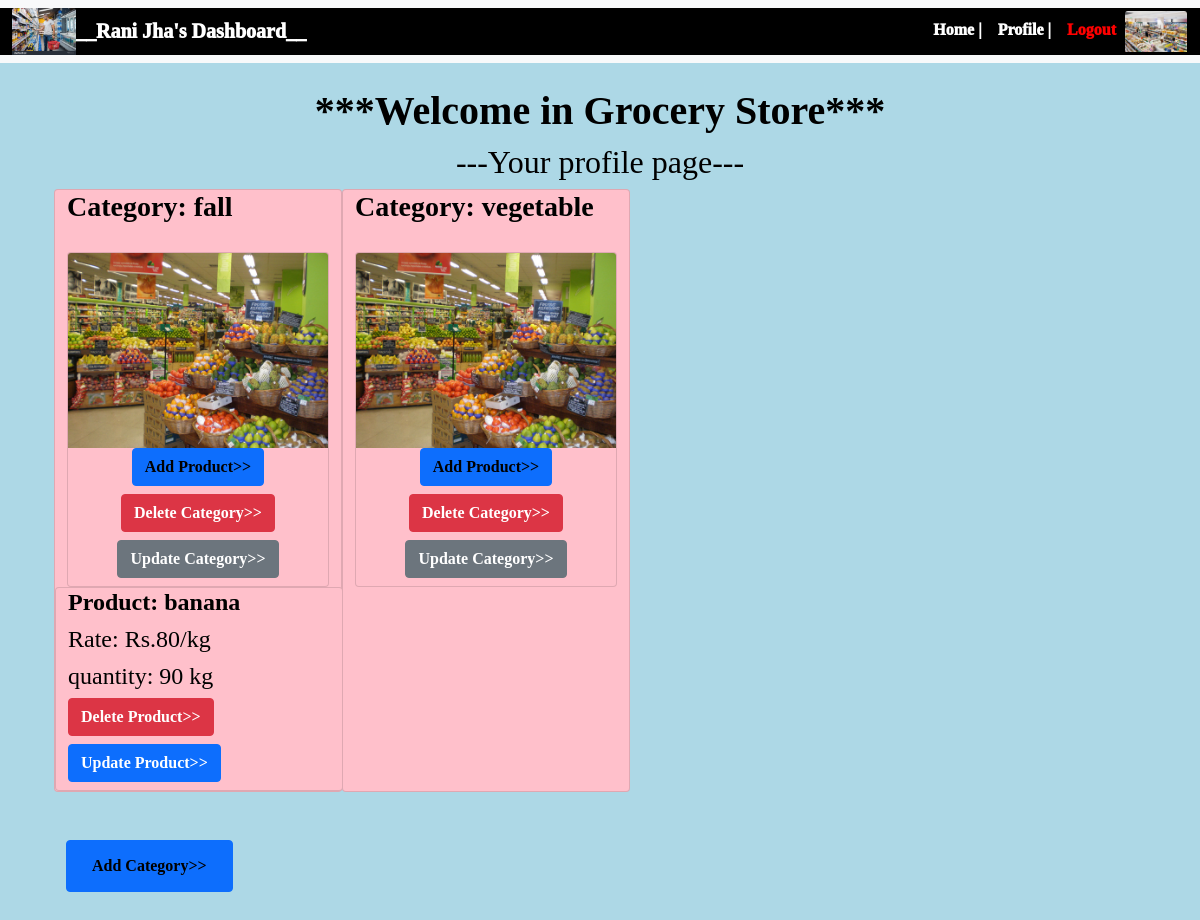
/my_product (signed in), run on the app's committed database.
### Application/database.py (models this page shows)
class User(db.Model, UserMixin):
    id = db.Column(db.Integer, primary_key = True)
    name = db.Column(db.String(150), nullable=False)
    email = db.Column(db.String(150), unique = True, nullable=False)
    password = db.Column(db.String(150), nullable=False)
    is_manager = db.Column(db.Boolean, nullable=False)
    is_customer = db.Column(db.Boolean, nullable=False)
    categories = db.relationship('Categories')
    products = db.relationship('Products')
    booking = db.relationship('Booking')

class Categories(db.Model):
    C_id = db.Column(db.Integer, primary_key = True)
    C_name = db.Column(db.String(150), nullable=False)
    C_booking = db.relationship('Booking')
    C_user = db.Column(db.Integer, db.ForeignKey('user.id'))
    P_C_rel = db.relationship('Products')

class Products(db.Model):
    P_id = db.Column(db.Integer, primary_key = True)
    P_name = db.Column(db.String(150), nullable=False)
    P_C_name = db.Column(db.String(150))
    unit = db.Column(db.String(50), nullable=False)
    rate_per_unit = db.Column(db.Integer, nullable=False)
    quantity = db.Column(db.Integer, nullable=False)
    P_booking = db.relationship('Booking')
    P_user = db.Column(db.Integer, db.ForeignKey('user.id'))
    P_C_id = db.Column(db.Integer, db.ForeignKey('categories.C_id'))

### Application/store.py (the view)
@store.route("/my_product")
@login_required
def my_product():
    if current_user.is_manager == True:
        categories = Categories.query.all()
        products = Products.query.all()
        return render_template(
            "my_product.html",
            user=current_user,
            categories=categories,
            products=products,
        )
    return redirect(url_for("store.home"))

### Application/__init__.py (called while the page is built)
def create_app():
    app = Flask(__name__)
    app.config['SECRET_KEY'] ='devendrajha'
    app.config['SQLALCHEMY_DATABASE_URI'] = f'sqlite:///{DB_NAME}'
    db.init_app(app)
    from .store import store
    app.register_blueprint(store, url_prefix="/")
    from .api import api
    app.register_blueprint(api, url_prefix="/")
    from .database import User, Categories, Products, Booking
    with app.app_context():
        db.create_all()
    login_manager = LoginManager()
    login_manager.login_view = "store.login"
    login_manager.init_app(app)
    @login_manager.user_loader
    def load_user(id):
        return User.query.get(int(id))
    return app

### Application/templates/my_product.html (shortened to what this page needs)
{% extends "base.html" %}
{% block content %}
<div class="container-fluid align-self-center" style="max-width: 100%; font-family: serif; color:black">
    <div class="container pt-4 pb-4">
    <h1 class="text-center"><strong>***Welcome in Grocery Store***</strong></h1>
      <h2 class="text-center">---Your profile page---</h2>
        <div class="row row-cols-auto">
        {% for category in categories %}
        {% if current_user.id == category.C_user %}
        <div class="column card" style="width: 18rem; vertical-align:middle;  background-color:pink">
          <h3 class="card-title" style="font-family: Verdana;  font-weight: 800; color:black;" class="text-center">Category: {{ category.C_name }}</h3>
          <div class="col" style="padding-top: 20px;">
          <div class="card" style="width: 25rem; background-color:pink; max-width: 100%; vertical-align:middle;">
          <div class="text-center">
          <img src="{{url_for('static', filename='1.jpg')}}" class="card-img-top">
          <h6 class="card-title"><a  style="font-family: Verdana;  font-weight: 800; color:black;" href="/add_product" class="link-dark btn btn-primary">Add Product>></a></h6>
          <h6 class="card-title"><a  style="font-family: Verdana;  font-weight: 800; color:white;" href="/delete_category/{{category.C_id}}" class="link-dark btn btn-danger">Delete Category>></a></h6>
          <h6 class="card-title"><a  style="font-family: Verdana;  font-weight: 800; color:white;" href="/update_category/{{category.C_id}}" class="link-dark btn btn-secondary">Update Category>></a></h6>
          </div>
          </div>
          </div>
              {% for product in products %}
                {% if category.C_id == product.P_C_id %}
                    <div class="row card" style="width: 18rem; vertical-align:middle;  background-color:pink;">
                    <h4 class="card-title" style="font-family: Verdana;  font-weight: 800; color:black"  class="text-center">Product: {{ product.P_name }}</h4>
                    <h4 class="card-title" style="font-family: Verdana;  font-weight: 1200; color:black"  class="text-center">Rate: Rs.{{ product.rate_per_unit}}/{{ product.unit}}</h4>
                    {% if product.quantity > 0 %}
                    <h4 class="card-title" style="font-family: Verdana;  font-weight: 1200; color:black"  class="text-center">quantity: {{ product.quantity}} {{ product.unit}}</h4>
                    {% else %}
                    <h4 class="card-title" style="font-family: Verdana;  font-weight: 1200; color:black"  class="text-center">quantity: {{ product.quantity}}</h4>
                    {% endif %}
                    <h6 class="card-title"><a  style="font-family: Verdana;  font-weight: 800; color:white;" href="/delete_product/{{product.P_id}}" class="link-dark btn btn-danger">Delete Product>></a></h6>
                    <h6 class="card-title"><a  style="font-family: Verdana;  font-weight: 800; color:white;" href="/update_product/{{product.P_id}}" class="link-dark btn btn-primary">Update Product>></a></h6>
                    </div>
                {% endif%}
              {% endfor %}
          </div>
          {% endif%}
        {% endfor %}
        </div>
      <br/>
      <br/>
        <div>
          <h3><button class="link-bg-dark btn btn-primary"><a  style="font-family: Verdana;  font-weight: 800; color:black" href="/add_category" class="link-bg-dark btn btn-primary" >Add Category>></a></button><h3>
        </div>
    </div>
</div>
{% endblock %}

### Application/templates/base.html (shortened to what this page needs)
<!DOCTYPE html>
<html lang="en">
  <head>
    <link
      href="https://cdn.jsdelivr.net/npm/bootstrap@5.0.2/dist/css/bootstrap.min.css"
      rel="stylesheet"
    />
    <link rel="stylesheet" href="https://cdnjs.cloudflare.com/ajax/libs/font-awesome/4.7.0/css/font-awesome.min.css">
  </head>
  <body style="background-color:lightblue;">
    <nav class="navbar navbar-expand-lg navbar-light bg-light">
        <div class="container-fluid" style=" background-color:black;">
          {% if user.is_authenticated %}
          <img src="{{url_for('static', filename='5.jpg')}}" class="card-img-top" style="width: 4rem; background-color:black; max-width: 50%; vertical-align:middle;">
<a class="navbar-brand" style="font-weight: 1000; font-family: serif;, sans-serif;color:white;" href="#">__{{user.name}}'s Dashboard__ </a>
          {% endif %}
          <div class="collapse navbar-collapse d-md-flex justify-content-md-end" id="navbarNavDropdown">
            <ul class="navbar-nav navbar-nav mr-auto">
              <li class="nav-item">
                <a class="nav-link" style="color:white;font-family: serif;font-weight: 1000;" aria-current="page" href="/">Home |</a>
              </li>
              {% if user.is_authenticated %}
                 <li class="nav-item">
                {% if user.is_manager %}
                  <li style="color:white"><a class="nav-link" style="color:white;font-family: serif;font-weight: 1000;" href="/my_product">Profile | </a></li></li>
                  <li style="color:white"><a class="nav-link" style="color:red;font-family: serif;font-weight: 1000;" href="/logout">Logout</a></li>
                  <div class="col">
                  <div class="card" style="width: 4rem; background-color:black; max-width: 100%; vertical-align:middle;">
                  <div class="text-center">
                  <img src="{{url_for('static', filename='2.jpg')}}" class="card-img-top">
                  </div>
                  </div>
                  </div>
                {% endif %}
              {% endif %}
            </ul>
          </div>
        </div>
      </nav>
    <div class="container">{% block content %}{% endblock %}</div>
  </body>
</html>

### data on the page
User: name "Rani Jha"
Categories: C_name "fall"
Products: P_name "banana", rate_per_unit "80", unit "kg", quantity "90"
Categories: C_name "vegetable"
